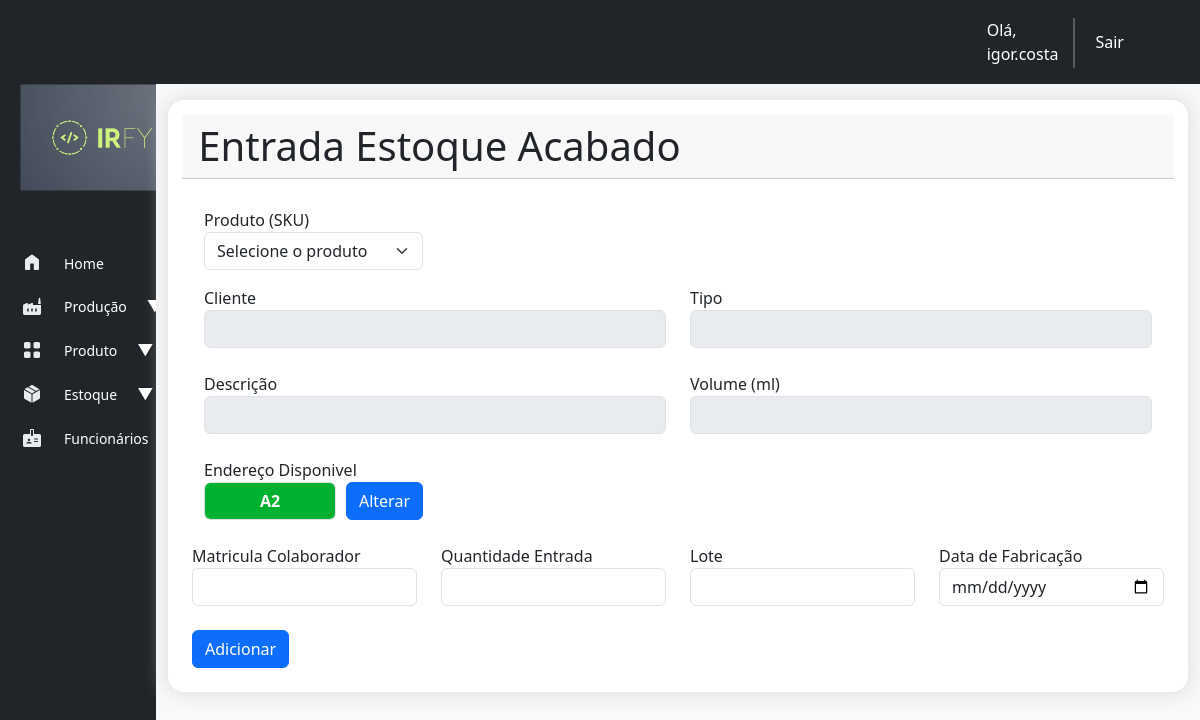
Page /estoque/entrada_estoque_temp/ (signed in) on the earlier database version.
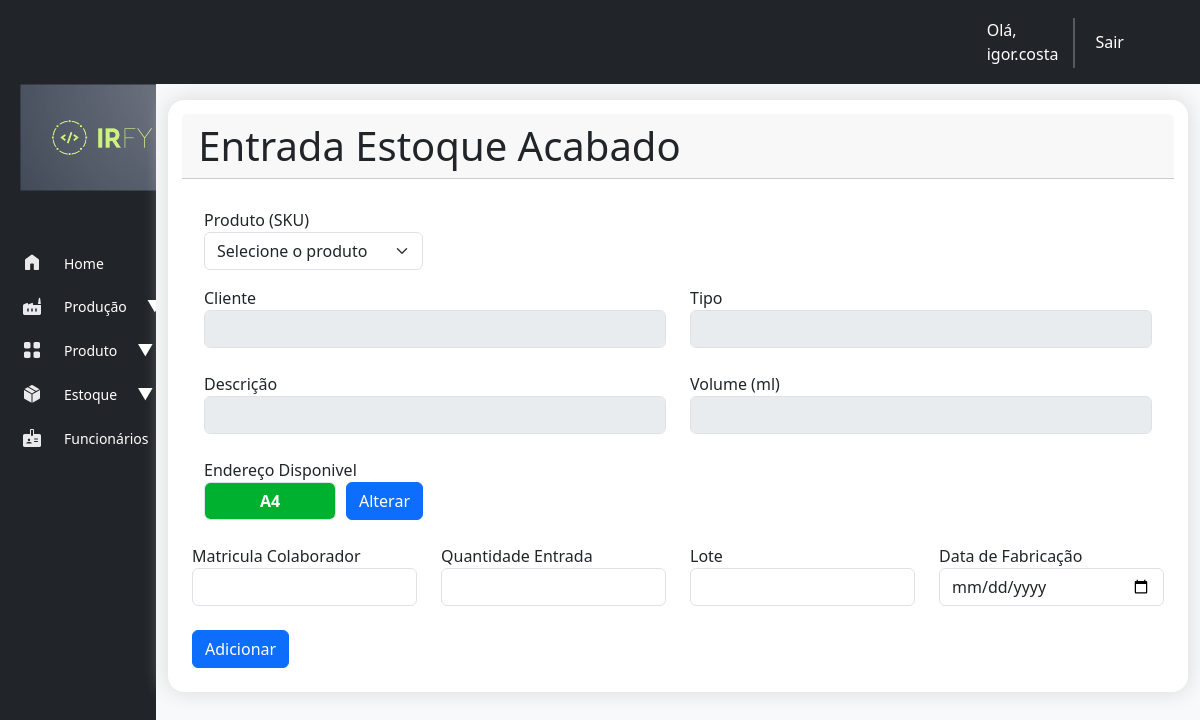
Same page on the later database version.
### estoque/models.py (models this page shows)
class Drive(models.Model):
    rua = models.CharField(max_length=1, choices=[('A', 'Rua A'), ('B', 'Rua B'), ('C', 'Rua C')])
    numero = models.PositiveIntegerField()
    ocupado = models.BooleanField(default=False)
    produto = models.ForeignKey(Produto, on_delete=models.SET_NULL, null=True, blank=True)
    tipo = models.CharField(max_length=15,choices=[('acabado', 'Acabado'), ('intermediario', 'Intermediario')])
    class Meta:
        unique_together = ('rua', 'numero')
    def __str__(self):
        return f"{self.rua}{self.numero}"

### estoque/views.py (the view, shortened to what this page needs)
# urls.py: path('entrada_estoque_temp/', views.entrada_estoque_temp, name='entrada_estoque'),
@login_required
def entrada_estoque_temp(request):
    ruas = Drive.objects.values_list('rua', flat=True).filter(tipo="acabado").distinct()
    drives = Drive.objects.order_by('rua', 'numero')
    produtos = Produto.objects.all()
    endereco_sugerido = Drive.objects.filter(ocupado=False).first()
    return render(request, 'estoque_acabado/entrada_estoque_temp.html', {'drives': drives, 'produtos': produtos, 'endereco_sugerido': endereco_sugerido, 'ruas': ruas})

### cadastro/models.py (called while the page is built)
    def __str__(self):
        return self.nome_cliente

### estoque/templates/estoque_acabado/entrada_estoque_temp.html (shortened to what this page needs)
{% extends "base.html" %}
{% load static %}
{% load humanize %}
{% block header %}
    <div class="card-header d-flex justify-content-between">
      <div>
          <h2 class="display-6 mb-0">Entrada Estoque Acabado</h2>
      </div>
  </div>
{% endblock header %}
{% block content %}
{% block extra_css %}
<link rel="stylesheet" href="{% static 'style/estoque.css' %}">
{% endblock %}
<div class="container-fluid">
    <form method="POST" action="{% url 'entrada_estoque' %}">
      <div class="row">
        <div class="col-md-3 mb-3">
          <label for="produto_id">Produto (SKU)</label>
          <select class="form-select" name="produto_id" id="produto_id" required>
            <option value="" disabled selected>Selecione o produto</option>
          </select>
        </div>
      </div>
      <div class="row">
        <div class="col-md-6 mb-4">
          <label for="cliente">Cliente</label>
          <input type="text" class="form-control" name="cliente" id="cliente" disabled>
        </div>
        <div class="col-md-6 mb-4">
          <label for="tipo_produto">Tipo</label>
          <input type="text" class="form-control" name="tipo_produto" id="tipo_produto" disabled>
        </div>
        <div class="col-md-6 mb-4">
          <label for="descricao_produto">Descrição</label>
          <input type="text" class="form-control" name="descricao_produto" id="descricao_produto" disabled>
        </div>
        <div class="col-md-6 mb-4">
          <label for="volume_produto">Volume (ml)</label>
          <input type="text" class="form-control" name="volume_produto" id="volume_produto" disabled>
        </div>
      <label for="endereco_sugerido">Endereço Disponivel</label>
      <div class="col-md-3 d-flex">
        <input type="text" class="form-control" id="endereco_sugerido" readonly value="{{ endereco_sugerido }}" style="background-color:rgb(0, 177, 47); color: white; height: 38px; text-align: center; font-weight: bold;">
        <button type="button" class="btn btn-primary" data-bs-toggle="modal" data-bs-target="#modalEnderecos" style="margin-left: 10px;">
            Alterar
        </button>
    </div>
  </div>
      </div>
      <div class="row mt-4">
        <div class="col-md-3 mb-4">
          <label for="matricula_funcionario">Matricula Colaborador</label>
          <input type="text" class="form-control" name="matricula_funcionario" id="matricula_funcionario" required min="0">
        </div>
        <div class="col-md-3 mb-4">
          <label for="qtdEntrada">Quantidade Entrada</label>
          <input type="number" class="form-control" name="qtdEntrada" id="qtdEntrada" required>
        </div>
        <div class="col-md-3 mb-4">
          <label for="lote">Lote</label>
          <input type="number" class="form-control" name="lote" id="lote" required min="0">
        </div>
        <div class="col-md-3 mb-4">
          <label for="data_fabricacao">Data de Fabricação</label>
          <input type="date" class="form-control" name="data_fabricacao" id="data_fabricacao" required>
        </div>
      </div>
      <button type="submit" class="btn btn-primary" id="submit-btn">Adicionar</button>
  </div>
</div>
{% endblock content %}

Differences in the rows shown:
no longer on this page (row edited): Drive: rua+numero "A2"
now on this page (row unchanged): Drive: rua+numero "A4"
